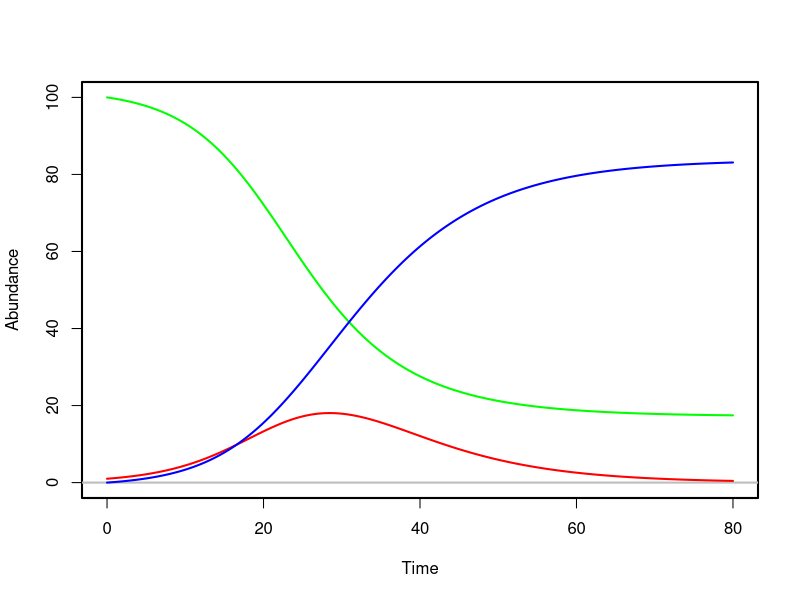

Here is the R script that generated this plot:
## ODE solver
require(deSolve)

## ODE function
f = function(time,x,p){
  with(as.list( c(x,p) ),{
    dS = - bta*S*I
    dI = + bta*S*I - gma*I
    dR =  gma*I
    return(list(c(S=dS,I=dI,R=dR)))
  })
}

## Initial Conditions
x = c(S=100,I=1,R=0)
p = c(bta=0.003,gma=1/7)

times = seq(0,80,by=0.25)

d = lsoda(x, times, f,p)
d = data.frame(d)

## Plotting outcomes
par(lwd=2)
with(d, plot(time,S,col="green", pch=18,
             ylab="Abundance", xlab="Time",
             ylim=c(0,100),type="l"))
abline(h=0,col="gray")
with(d,lines(time,I,col="red",
             type="l",pch=18))

with(d,lines(time,R,col="blue",
             type="l",pch=18))
